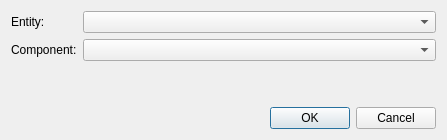
<?xml version="1.0" encoding="UTF-8"?>
<ui version="4.0">
 <class>NewComponentDialog</class>
 <widget class="QDialog" name="NewComponentDialog">
  <property name="geometry">
   <rect>
    <x>0</x>
    <y>0</y>
    <width>447</width>
    <height>140</height>
   </rect>
  </property>
  <property name="windowTitle">
   <string>Dialog</string>
  </property>
  <layout class="QVBoxLayout" name="verticalLayout">
   <item>
    <layout class="QFormLayout" name="formLayout">
     <item row="0" column="1">
      <widget class="QComboBox" name="ddlEntity"/>
     </item>
     <item row="0" column="0">
      <widget class="QLabel" name="label">
       <property name="text">
        <string>Entity:</string>
       </property>
      </widget>
     </item>
     <item row="1" column="0">
      <widget class="QLabel" name="label_2">
       <property name="text">
        <string>Component:</string>
       </property>
      </widget>
     </item>
     <item row="1" column="1">
      <widget class="QComboBox" name="ddlComponentType"/>
     </item>
    </layout>
   </item>
   <item>
    <widget class="QDialogButtonBox" name="buttonBox">
     <property name="orientation">
      <enum>Qt::Horizontal</enum>
     </property>
     <property name="standardButtons">
      <set>QDialogButtonBox::Cancel|QDialogButtonBox::Ok</set>
     </property>
    </widget>
   </item>
  </layout>
 </widget>
 <resources/>
 <connections>
  <connection>
   <sender>buttonBox</sender>
   <signal>accepted()</signal>
   <receiver>NewComponentDialog</receiver>
   <slot>accept()</slot>
   <hints>
    <hint type="sourcelabel">
     <x>248</x>
     <y>254</y>
    </hint>
    <hint type="destinationlabel">
     <x>157</x>
     <y>274</y>
    </hint>
   </hints>
  </connection>
  <connection>
   <sender>buttonBox</sender>
   <signal>rejected()</signal>
   <receiver>NewComponentDialog</receiver>
   <slot>reject()</slot>
   <hints>
    <hint type="sourcelabel">
     <x>316</x>
     <y>260</y>
    </hint>
    <hint type="destinationlabel">
     <x>286</x>
     <y>274</y>
    </hint>
   </hints>
  </connection>
 </connections>
</ui>
